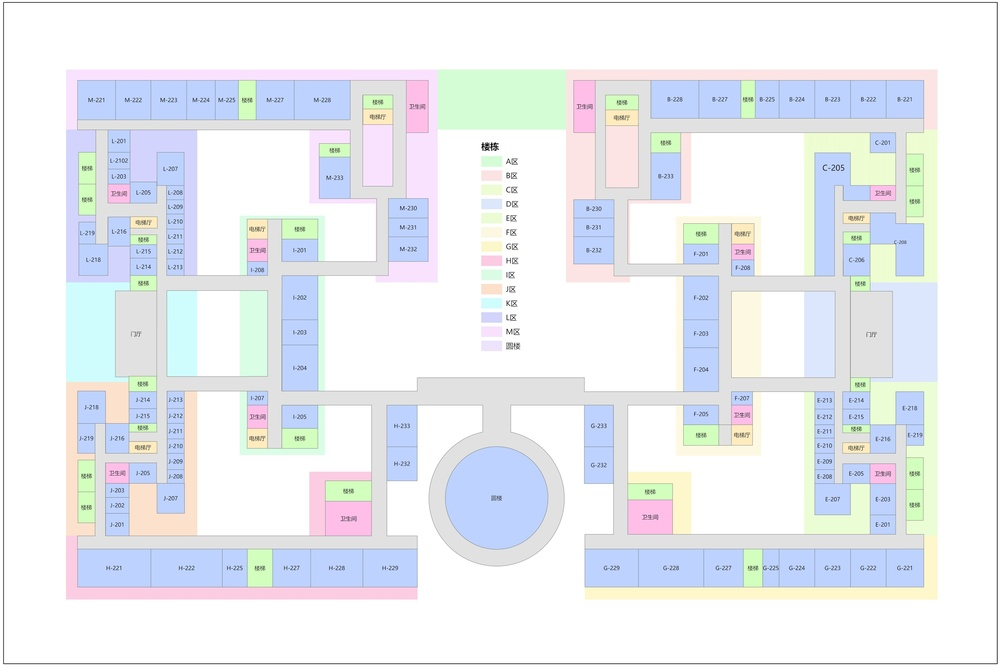
#> input picture data/floorplans/2F_official.jpg, 1000 x 667 px, shrunk from 3000 x 2000 before the run; its folder holds 4 pictures in this run
$ python annotate_floorplan.py
#> lines starting #> are read from the running program, lines starting #| are printed output that depends on the picture
"""
楼层平面图坐标标注工具

使用方法:
  python tools/annotate_floorplan.py [楼层] [--load 已有JSON]

功能:
  - 打开官方楼层图，点击记录像素坐标
  - 左键点击: 标注一个节点 (弹出输入框填写 ID)
  - 右键点击: 删除最近一个标注
  - 按 S: 保存当前标注到 JSON 文件
  - 按 Q: 退出
  - 支持加载已有标注数据叠加显示
"""

import json
import os
import sys
import argparse
import matplotlib
matplotlib.use('TkAgg')
import matplotlib.pyplot as plt
import matplotlib.patches as patches
from matplotlib.widgets import RadioButtons, TextBox
from PIL import Image
import numpy as np


# 节点类型颜色映射
TYPE_COLORS = {
    'room': '#FF4444',
    'corridor': '#44FF44',
    'stairs': '#4444FF',
    'elevator': '#FF44FF',
    'entrance': '#FFAA00',
    'circular_hall': '#00CCCC',
    'restroom': '#888888',
}

TYPE_LABELS = {
    'room': '房间',
    'corridor': '走廊',
    'stairs': '楼梯',
    'elevator': '电梯',
    'entrance': '入口',
    'circular_hall': '圆楼',
    'restroom': '卫生间',
}


class FloorplanAnnotator:
    """楼层平面图标注器"""

    def __init__(self, floor: str, image_path: str, load_path: str = None):
#> called with floor = '2F', image_path = 'data/floorplans/2F_official.jpg'
        self.floor = floor
        self.image_path = image_path
        self.nodes = []  # 已标注的节点列表
        self.current_type = 'room'  # 当前标注类型
        self.current_zone = 'L'  # 当前分区

        # 加载图片
        self.img = Image.open(image_path)
#> self.img is the input picture: PIL image 1000x667 RGB; mean R, G, B 234, 237.4, 241.8
        self.img_array = np.array(self.img)
        self.img_width, self.img_height = self.img.size
#> self.img_width = 1000; self.img_height = 667
        print(f"图片尺寸: {self.img_width} x {self.img_height}")
#| 图片尺寸: 1000 x 667

        # 加载已有数据
        if load_path and os.path.exists(load_path):
            with open(load_path, 'r', encoding='utf-8') as f:
                data = json.load(f)
            self.nodes = data.get('nodes', [])
            print(f"已加载 {len(self.nodes)} 个节点")

        # 输出文件路径
        self.output_dir = os.path.join(os.path.dirname(__file__), '..', 'data', 'annotations')
        os.makedirs(self.output_dir, exist_ok=True)
        self.output_path = os.path.join(self.output_dir, f'{floor}_nodes.json')

    def run(self):
        """启动交互式标注"""
        fig, ax = plt.subplots(1, 1, figsize=(16, 11))
        ax.imshow(self.img_array)
        ax.set_title(f'文萃楼 {self.floor} 标注工具  |  '
                     f'左键=标注  右键=撤销  S=保存  Q=退出',
                     fontsize=12)
        ax.axis('off')

        # 绘制已有节点
        self._draw_existing_nodes(ax)

        # 侧边栏 - 类型选择
        ax_radio = plt.axes([0.02, 0.4, 0.10, 0.25])
        radio_labels = list(TYPE_LABELS.values())
        radio = RadioButtons(ax_radio, radio_labels)
        radio_keys = list(TYPE_LABELS.keys())

        # [4 lines left out: function on_type_change, not called in this run]

        radio.on_clicked(on_type_change)

        # 侧边栏 - 分区输入
        ax_zone_label = plt.axes([0.02, 0.35, 0.10, 0.03])
        ax_zone_label.text(0.5, 0.5, '分区:', ha='center', va='center', fontsize=10)
        ax_zone_label.axis('off')
        ax_zone = plt.axes([0.02, 0.31, 0.10, 0.04])
        zone_box = TextBox(ax_zone, '', initial=self.current_zone)

        def on_zone_change(text):
            self.current_zone = text.strip().upper()
            print(f"当前分区: {self.current_zone}")

        zone_box.on_submit(on_zone_change)

        # 状态文本
        ax_status = plt.axes([0.02, 0.02, 0.96, 0.04])
        ax_status.axis('off')
        status_text = ax_status.text(0.5, 0.5, f'已标注: {len(self.nodes)} 个节点  |  类型: {self.current_type}  |  分区: {self.current_zone}',
                                     ha='center', va='center', fontsize=11,
                                     bbox=dict(boxstyle='round', facecolor='lightyellow'))

        # [67 lines left out: functions update_status, on_click, on_key, not called in this run]

        fig.canvas.mpl_connect('button_press_event', on_click)
        fig.canvas.mpl_connect('key_press_event', on_key)

        plt.tight_layout()
        plt.show()
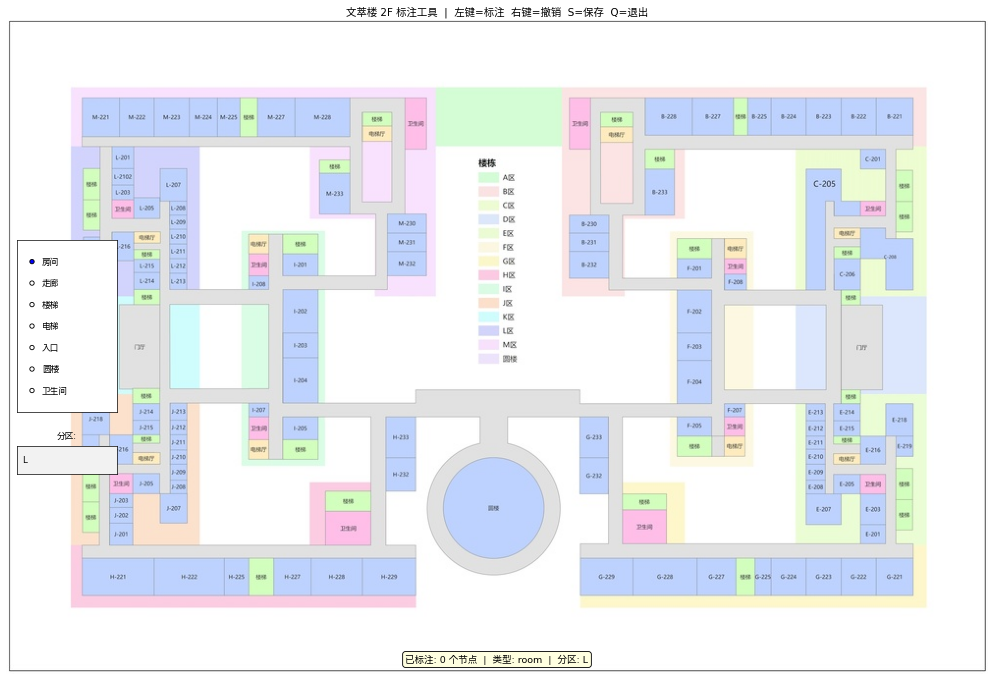
#> figure drawn by matplotlib, 3 panels

    def _draw_existing_nodes(self, ax):
        """绘制已有节点"""
        for node in self.nodes:
            x, y = node['x'], node['y']
            color = TYPE_COLORS.get(node['type'], '#FFFFFF')
            ax.plot(x, y, 'o', color=color, markersize=6,
                   markeredgecolor='white', markeredgewidth=1)
            ax.annotate(node['id'], (x, y), textcoords='offset points',
                       xytext=(5, 5), fontsize=6, color=color,
                       bbox=dict(boxstyle='round,pad=0.1', facecolor='white', alpha=0.7))

    # [12 lines left out: function save, not called in this run]


def main():
    parser = argparse.ArgumentParser(description='楼层平面图坐标标注工具')
    parser.add_argument('floor', nargs='?', default='2F', help='楼层标识 (如 2F, 4F)')
    parser.add_argument('--load', help='加载已有标注 JSON 文件')
    args = parser.parse_args()

    base_dir = os.path.dirname(os.path.dirname(__file__))
    image_path = os.path.join(base_dir, 'data', 'floorplans', f'{args.floor}_official.jpg')

    if not os.path.exists(image_path):
        print(f"错误: 找不到楼层图 {image_path}")
        sys.exit(1)

    # 默认加载路径
    load_path = args.load
    if not load_path:
        default_load = os.path.join(base_dir, 'data', 'annotations', f'{args.floor}_nodes.json')
        if os.path.exists(default_load):
            load_path = default_load

    annotator = FloorplanAnnotator(args.floor, image_path, load_path)
    annotator.run()


if __name__ == '__main__':
    main()
